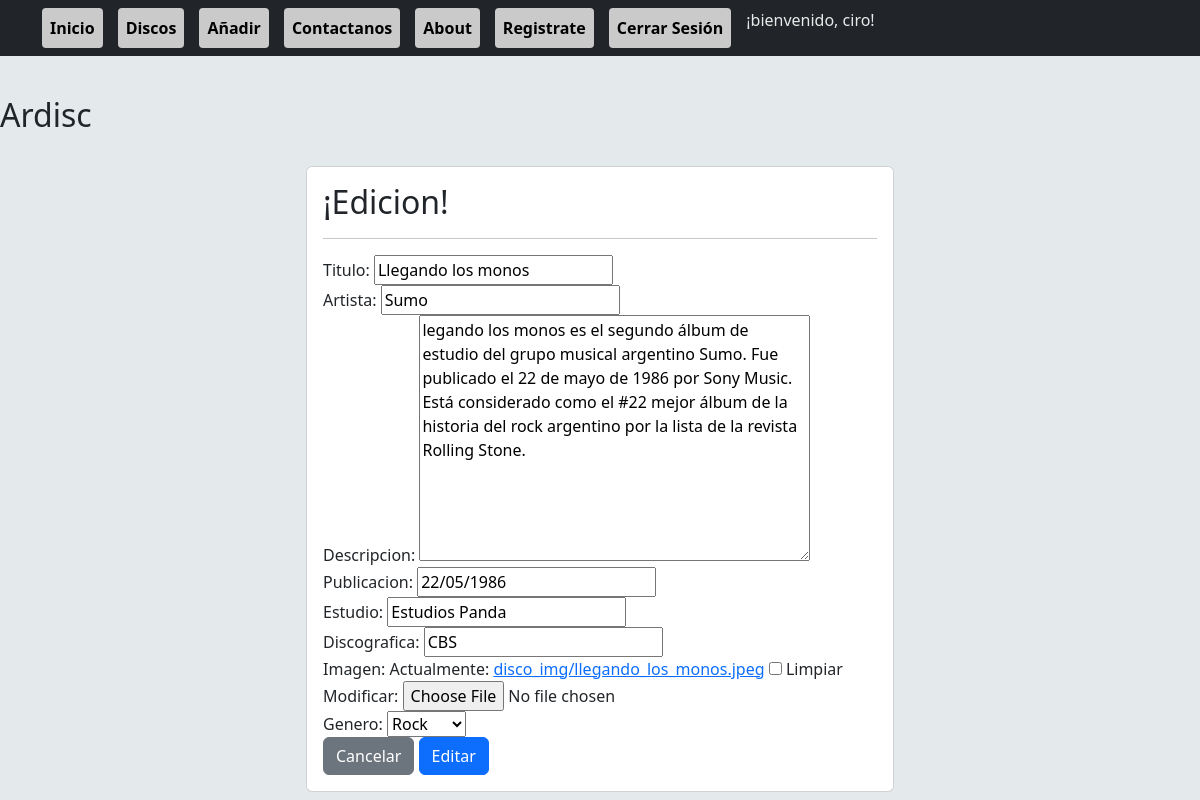
Screenshot of /Editar-Disco/2/ (signed in) with the database file from the repository.
### Aplicacion/models.py (models this page shows, shortened)
class Disco(models.Model):
    Titulo = models.CharField(max_length=40)
    Artista = models.CharField(max_length=40)
    Descripcion = models.TextField()
    Publicacion =  models.DateField()
    Estudio = models.CharField(max_length=40,null=True, blank=True)
    Discografica = models.CharField(max_length=40,null=True, blank=True)
    Imagen = models.ImageField(upload_to='disco_img/', null=True, blank=True)
    Genero = models.ForeignKey(Genero, on_delete=models.PROTECT)

### Aplicacion/views.py (the view)
# urls.py: path('Editar-Disco/<id>/', views.Editar_Disco, name="Editar-Disco"),
@login_required
@user_passes_test(is_admin)
def Editar_Disco(request, id):
    disco = Disco.objects.get(id=id)
    formulario = DiscoFormulario(instance=disco)
    if request.method == 'POST':
        formulario = DiscoFormulario(data=request.POST, instance=disco, files=request.FILES)
        if formulario.is_valid():
            formulario.save()
            return redirect('Disco-Editado')
    {'formulario' : formulario}
    return render(request, 'aplicacion/crud/editar.html', {'formulario': formulario})

### Aplicacion/forms.py
class DiscoFormulario(forms.ModelForm):
    class Meta:
        model = Disco
        fields = '__all__'

### Aplicacion/models.py (called while the page is built)
    def __str__(self):
        return self.Nombre

### Aplicacion/views.py (called while the page is built)
def is_admin(user):
    return user.is_superuser

### Aplicacion/templates/aplicacion/crud/editar.html (shortened to what this page needs)
{% extends 'aplicacion/inicio.html' %} {% load static %}
{% block '' %}
<br>
<div class="row">
    <div class="col-12 col-md-6 offset-md-3">
        <div class="card">
            <div class="card-body">
                <h2> ¡Edicion! </h2>
                <form action="" method="post">
                    <hr>
                    {{ formulario }}
                    <div class="d-flex justify-contend-end">
                        <input type="reset" value="Cancelar" class="btn btn-secondary">
                        <button type="submit" value="Editar" class="btn btn-primary">Editar</button>
                    </div>
                </form>
            </div>
        </div>
    </div>
</div>
{% endblock %}

### Aplicacion/templates/aplicacion/inicio.html (shortened to what this page needs)
{% load static %}
<!DOCTYPE html>
<html lang="en">
<head>
    <link href="https://cdn.jsdelivr.net/npm/bootstrap@5.3.3/dist/css/bootstrap.min.css" rel="stylesheet"
>
</head>
<body>
    <br><br><br><br>
    <h2> Ardisc </h2>
    <nav class="navbar navbar-expand-sm bg-dark navbar-dark py-2 fixed-top">
        <div class="container">
            <div class="collapse navbar-collapse" id="navmenu">
                <ul class="navbar-nav mr-auto">
                    <li class="nav-item"><a class="nav-link" href="{% url 'Inicio' %}">Inicio</a></li>
                    <li class="nav-item"><a class="nav-link" href="{% url 'Discos' %}">Discos</a></li>
                    <li class="nav-item"><a class="nav-link" href="{% url 'Agregar-Disco' %}">Añadir</a></li>
                    <li class="nav-item"><a class="nav-link" href="{% url 'Contacto' %}">Contactanos</a></li>
                    <li class="nav-item"><a class="nav-link" href="{% url 'About' %}">About</a></li>
                    <li class="nav-item"><a class="nav-link" href="{% url 'register' %}">Registrate</a></li>
                    {% if user.is_authenticated %}
                    <li class="nav-item"><a class="nav-link" href="{% url 'logout' %}">Cerrar Sesión</a></li>
                    <li class="nav-item">¡bienvenido, {{ user.username }}!</li>
                    {% else %}
                    <li class="nav-item"><a class="nav-link" href="{% url 'login' %}">Iniciar Sesión</a></li>
                    {% endif %}
                </ul>
            </div>
        </div>
    </nav>
</body>
{% block '' %}{% endblock %}
</html>

### Aplicacion/templates/aplicacion/inicio.html (style rules this page uses)
body { background-color: #3b666c22; }
.navbar-nav { list-style: none; padding: 0; margin: 0; }
.nav-item { display: inline; color: #e9e9e9; }
.nav-link { text-decoration: none; color: #000000; font-weight: bold; padding: 8px 12px; border-radius: 4px; background-color: #cacaca; transition: background-color 0.2s, color 0.2s; }
.navbar-nav .nav-item { margin-right: 15px; }

### rows the page displays
Disco: Titulo "Llegando los monos", Artista "Sumo", Descripcion "legando los monos es el segundo álbum de estudio del grupo musical argentino Sumo. Fue publicado el 22 de mayo de 1986 por Sony Music. Está considerado como el #22 mejor álbum de la historia del rock argentino por la lista de la revista Rolling Stone.", Publicacion "22/05/1986", Estudio "Estudios Panda", Discografica "CBS", Genero "Rock"

### other values shown
{{ user.username }} "ciro"
